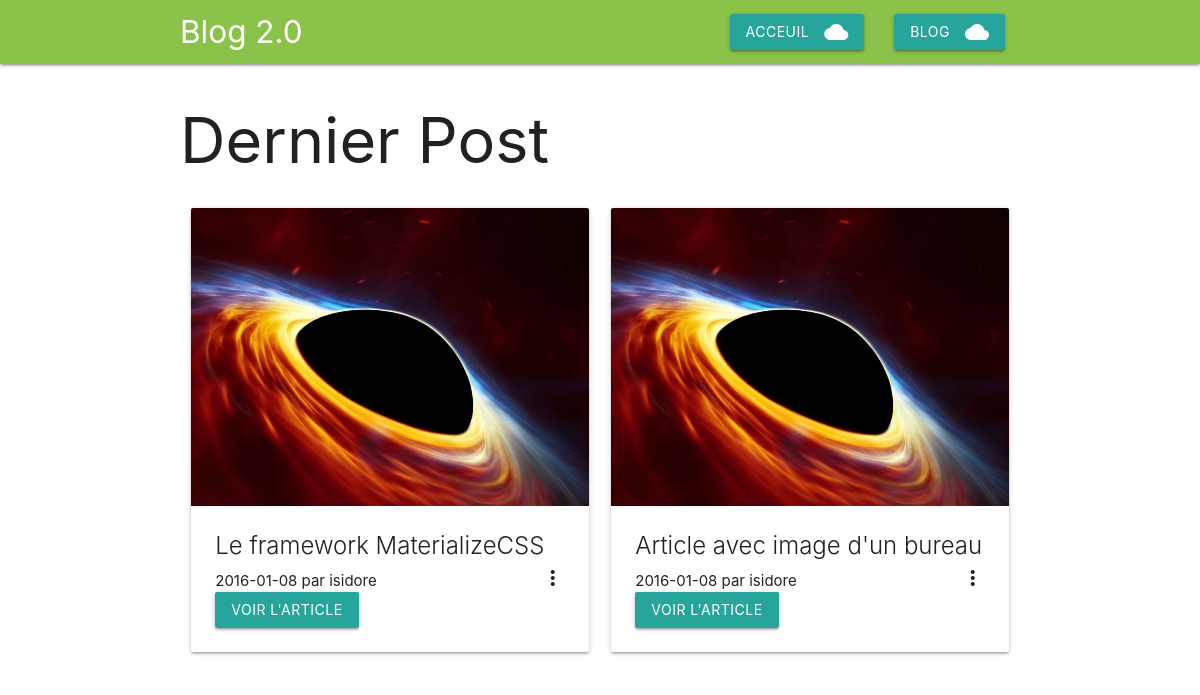
The page / on the database its author committed.
### tables this page shows
create table posts(
    id_post  serial,
    titre varchar(250) not null,
    content varchar(10000) not null,
    name varchar(250) not null,
    ecrit varchar(250) not null,
    date DATE default current_date,
    posted integer default 0,
    image varchar(250) not null,
    primary key (id_post)


);

### php/DataLayer.class.php (called while the page is built, shortened)
<?php
class DataLayer {
	private  $connexion = NULL;
	function __construct(string $DSNFileName){
            try {
                $this->connexion = new PDO('mysql:host=codingschool-togo.com;dbname=u391525461_amevigbe','u391525461_amevigbe','Kanoli2014');
              }
              catch ( Exception $e ) {
                echo "Connection à la BDD impossible : ", $e->getMessage();
              }
            $this->connexion->setAttribute(PDO::ATTR_ERRMODE, PDO::ERRMODE_EXCEPTION);
            $this->connexion->setAttribute(PDO::ATTR_DEFAULT_FETCH_MODE,PDO::FETCH_ASSOC);
	}
	function getcontent(){
		$res = <<<EOD
            select * from posts
            order by id_post limit 2
        EOD;
        try{
            $stmt = $this->connexion->prepare($res);
        $stmt->execute();
        $res1 = $stmt->fetchAll();
        return $res1;}
        catch (PDOException $e){
            var_dump($e);
        }
	}
}
?>

### php/initDataLayer.php (called while the page is built, shortened)
<?php
 $data = new DataLayer(DSN_FILENAME);
?>

### services/getcontent.php (called while the page is built, shortened)
<?php
require_once('php/initDataLayer.php');
try {
   $res = $data->getcontent();
}
   catch(PDOException $e){
       echo $e;
   }
?>

### index.php (the view, shortened to what this page needs)
<!DOCTYPE html>
  <html>
    <head>
      <link type="text/css" rel="stylesheet" href="css/materialize.css"  media="screen,projection"/>
    </head>
    <body>
  <?php
  include_once("./topbar.php");
  include_once("services/getcontent.php");
  ?>
<div class="container"><h1>Dernier Post</h1>
<div class="row">
<?php
foreach($res as $i){
?>
<div class="col s12 m6 l6 ">
  <div class="card">
    <div class="card-image waves-effect waves-block waves-light">
      <img class="activator" src="images/<?php echo $i['image']?>">
    </div>
    <div class="card-content">
      <span class="card-title activator grey-text text-darken-4"><?php echo $i['titre']?><i class="material-icons right">more_vert</i></span>
      <div class="footer">
            <?php echo $i['date'] ?> par <?php echo $i['name'] ?>
          </div>
      <p><a href="post.php?id_post=<?php echo $i['id_post'] ?>" class="waves-effect waves-light btn">Voir l'article</a></p>
    </div>
  </div>
  </div>
<?php } ?>
</div>
</div>
    </body>
  </html>

### topbar.php
<div>
  <nav class="light-green">
    <div class="container">
	<div class="nav-wrapper">
      <a href="#" class="brand-logo">Blog 2.0</a>
      <ul class="right hide-on-med-and-down">
        <li><a class="waves-effect waves-light btn"  href="index.php">Acceuil<i class="material-icons right">cloud</i></a></li>
        <li><a class="waves-effect waves-light btn" href="blog.php">Blog<i class="material-icons right">cloud</i></a></li>
      </ul>
	  </div>
    </div>
  </nav>
  </div>

### rows shown on the page
posts: image (picture), titre "Le framework MaterializeCSS", date "2016-01-08", name "isidore"
posts: image (picture), titre "Article avec image d'un bureau", date "2016-01-08", name "isidore"
